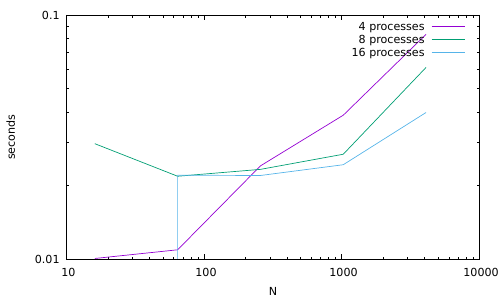

The gnuplot source for this figure:
reset
set xlabel 'N'
set ylabel 'seconds'
set log xy
set terminal pdf
set output 'jacobi_timing.pdf'
plot 'my_jacobi_mpi_timing_4.dat' using 1:2 title '4 processes' with line, \
'my_jacobi_mpi_timing_8.dat' using 1:2 title '8 processes' with line, \
'my_jacobi_mpi_timing_16.dat' using 1:2 title '16 processes' with line
exit